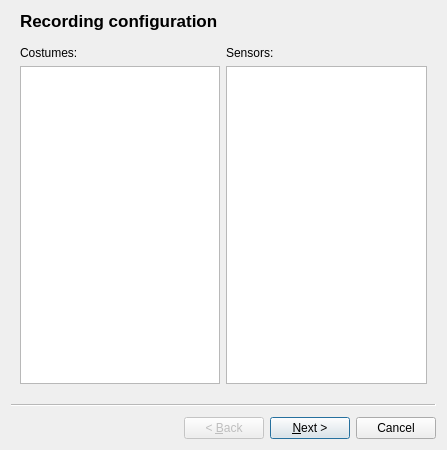
<?xml version="1.0" encoding="UTF-8"?>
<ui version="4.0">
 <class>RecordingWizard</class>
 <widget class="QWizard" name="RecordingWizard">
  <property name="geometry">
   <rect>
    <x>0</x>
    <y>0</y>
    <width>447</width>
    <height>450</height>
   </rect>
  </property>
  <property name="windowTitle">
   <string>Recording Wizard</string>
  </property>
  <widget class="QWizardPage" name="selectCostumeswizardPage">
   <property name="title">
    <string>Recording configuration</string>
   </property>
   <layout class="QGridLayout" name="gridLayout">
    <item row="0" column="0">
     <widget class="QLabel" name="costumesLabel">
      <property name="text">
       <string>Costumes:</string>
      </property>
     </widget>
    </item>
    <item row="0" column="1">
     <widget class="QLabel" name="sensorsLabel">
      <property name="text">
       <string>Sensors:</string>
      </property>
     </widget>
    </item>
    <item row="1" column="0">
     <widget class="QListWidget" name="costumesToRecordListWidget"/>
    </item>
    <item row="1" column="1">
     <widget class="QListWidget" name="sensorsToRecordListWidget"/>
    </item>
   </layout>
  </widget>
  <widget class="QWizardPage" name="outputWizardPage">
   <property name="title">
    <string>Data output</string>
   </property>
   <layout class="QVBoxLayout" name="verticalLayout_2">
    <item>
     <layout class="QHBoxLayout" name="horizontalLayout">
      <item>
       <widget class="QLabel" name="outputLabel">
        <property name="text">
         <string>Output file:</string>
        </property>
        <property name="buddy">
         <cstring>outputLineEdit</cstring>
        </property>
       </widget>
      </item>
      <item>
       <widget class="QLineEdit" name="outputLineEdit"/>
      </item>
      <item>
       <widget class="QPushButton" name="outputPushButton">
        <property name="text">
         <string>Choose</string>
        </property>
       </widget>
      </item>
     </layout>
    </item>
    <item>
     <spacer name="verticalSpacer">
      <property name="orientation">
       <enum>Qt::Vertical</enum>
      </property>
      <property name="sizeHint" stdset="0">
       <size>
        <width>20</width>
        <height>300</height>
       </size>
      </property>
     </spacer>
    </item>
   </layout>
  </widget>
 </widget>
 <resources/>
 <connections>
  <connection>
   <sender>costumesToRecordListWidget</sender>
   <signal>itemChanged(QListWidgetItem*)</signal>
   <receiver>RecordingWizard</receiver>
   <slot>onCostumeSelectionChange(QListWidgetItem*)</slot>
   <hints>
    <hint type="sourcelabel">
     <x>232</x>
     <y>288</y>
    </hint>
    <hint type="destinationlabel">
     <x>223</x>
     <y>255</y>
    </hint>
   </hints>
  </connection>
  <connection>
   <sender>outputPushButton</sender>
   <signal>clicked()</signal>
   <receiver>RecordingWizard</receiver>
   <slot>onChoose()</slot>
   <hints>
    <hint type="sourcelabel">
     <x>399</x>
     <y>134</y>
    </hint>
    <hint type="destinationlabel">
     <x>223</x>
     <y>255</y>
    </hint>
   </hints>
  </connection>
  <connection>
   <sender>outputLineEdit</sender>
   <signal>textChanged(QString)</signal>
   <receiver>RecordingWizard</receiver>
   <slot>onOutputFilePathEdit(QString)</slot>
   <hints>
    <hint type="sourcelabel">
     <x>222</x>
     <y>133</y>
    </hint>
    <hint type="destinationlabel">
     <x>223</x>
     <y>255</y>
    </hint>
   </hints>
  </connection>
  <connection>
   <sender>RecordingWizard</sender>
   <signal>currentIdChanged(int)</signal>
   <receiver>RecordingWizard</receiver>
   <slot>pageChanged(int)</slot>
   <hints>
    <hint type="sourcelabel">
     <x>223</x>
     <y>255</y>
    </hint>
    <hint type="destinationlabel">
     <x>223</x>
     <y>255</y>
    </hint>
   </hints>
  </connection>
  <connection>
   <sender>sensorsToRecordListWidget</sender>
   <signal>itemChanged(QListWidgetItem*)</signal>
   <receiver>RecordingWizard</receiver>
   <slot>onSensorSelectionChanged(QListWidgetItem*)</slot>
   <hints>
    <hint type="sourcelabel">
     <x>336</x>
     <y>267</y>
    </hint>
    <hint type="destinationlabel">
     <x>223</x>
     <y>224</y>
    </hint>
   </hints>
  </connection>
  <connection>
   <sender>costumesToRecordListWidget</sender>
   <signal>currentItemChanged(QListWidgetItem*,QListWidgetItem*)</signal>
   <receiver>RecordingWizard</receiver>
   <slot>onCostumeChange(QListWidgetItem*,QListWidgetItem*)</slot>
   <hints>
    <hint type="sourcelabel">
     <x>127</x>
     <y>267</y>
    </hint>
    <hint type="destinationlabel">
     <x>223</x>
     <y>224</y>
    </hint>
   </hints>
  </connection>
 </connections>
 <slots>
  <slot>onCostumeSelectionChange(QListWidgetItem*)</slot>
  <slot>onChoose()</slot>
  <slot>onOutputFilePathEdit(QString)</slot>
  <slot>pageChanged(int)</slot>
  <slot>onSensorSelectionChanged(QListWidgetItem*)</slot>
  <slot>onCostumeChange(QListWidgetItem*,QListWidgetItem*)</slot>
 </slots>
</ui>
